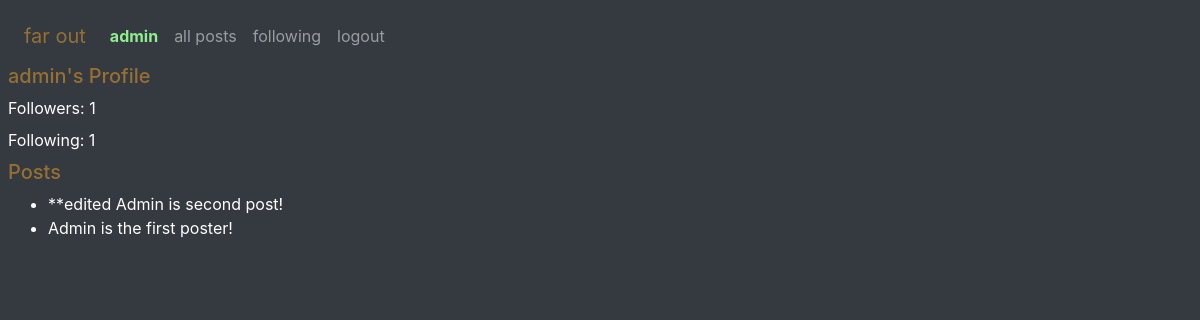
/profile/admin/ (signed in), run on an earlier commit of the app's database.
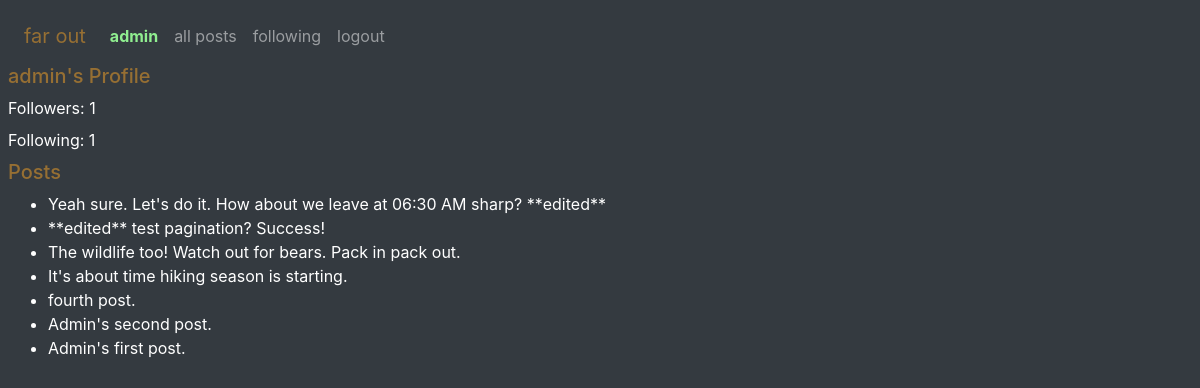
And on a later commit of the database.
### network/models.py (models this page shows, shortened)
class User(AbstractUser):
    followers = models.ManyToManyField('self', symmetrical=False, related_name='following')

class Posts(models.Model):
    user = models.ForeignKey(User, on_delete=models.CASCADE)
    text = models.TextField(max_length=6000)
    timestamp = models.DateTimeField(default=timezone.now)
    post_likes = models.ManyToManyField(User, related_name='post_likes', blank=True)

### network/views.py (the view)
# urls.py: path('profile/<str:username>/', views.profile, name='profile'),
@login_required
def profile(request, username):
    user = request.user
    print(f"{bcolors.WARNING}user (/profile): ", user)
    print(f"{bcolors.WARNING}request.user (/profile): ", request.user)
    profile_user = get_object_or_404(User, username=username)
    followers_count = profile_user.followers.count()
    following_count = profile_user.following.count()
    user_posts = Posts.objects.filter(user=profile_user).order_by('-timestamp')
    is_following = False
    if request.user != profile_user:
        is_following = request.user.following.filter(username=profile_user.username).exists()
    return render(request, "network/profile.html", {
        "user": user,
        "profile_user": profile_user,
        "followers_count": followers_count,
        "following_count": following_count,
        "user_posts": user_posts,
        "is_following": is_following,
    })

### network/templates/network/profile.html (shortened to what this page needs)
{% extends "network/layout.html" %}
{% load static %}
{% block body %}
<h5 style="color: rgba(150, 111, 51, 1);">{{ profile_user.username }}'s Profile</h5>
<p>Followers: {{ followers_count }}</p>
<p>Following: {{ following_count }}</p>
<h5 style="color: rgba(150, 111, 51, 1);">Posts</h5>
<ul>
    {% for post in user_posts %}
        <li>{{ post.text }}</li>
    {% endfor %}
</ul>
{% endblock %}

### network/templates/network/layout.html (shortened to what this page needs)
{% load static %}
<!DOCTYPE html>
<html lang="en">
    <head>
        <link rel="stylesheet" href="https://stackpath.bootstrapcdn.com/bootstrap/4.4.1/css/bootstrap.min.css">
    </head>
    <body class="bg-dark">
        <nav class="navbar navbar-expand-lg navbar-dark bg-dark">
            <a class="navbar-brand" href="{% url 'index' %}" style="color: rgba(150, 111, 51, 1);">far out</a>
            <div>
              <ul class="navbar-nav mr-auto">
                {% if user.is_authenticated %}
                    <li class="nav-item">
                        <a class="nav-link" href="{% url 'profile' user.username %}">
                            <strong style="color: rgba(144, 238, 144, 1)">{{ user.username }}</strong></a>
                    </li>
                {% endif %}
                <li class="nav-item">
                  <a class="nav-link" href="{% url 'index' %}">all posts</a>
                </li>
                {% if user.is_authenticated %}
                    <li class="nav-item">
                        <a class="nav-link" href="{% url 'following_posts' %}">following</a>
                    </li>
                    <li class="nav-item">
                        <a class="nav-link" href="{% url 'logout' %}">logout</a>
                    </li>
                {% endif %}
              </ul>
            </div>
          </nav>
        <div class="body bg-dark">
            {% block body %}
            {% endblock %}
        </div>
    </body>
</html>

### network/templates/network/layout.html (style rules this page uses)
:root { --taosurl: url('https://fatmap-digitiser-assets.imgix.net/collections/c3ab099a-82e6-4b4d-952a-b5d9a1818a46?w=2000&amp;fit=crop&amp;auto=compress%2Cformat'); }
body { color: #fff; background-color: black; padding: 0.5rem; }
a { color: rgba(144, 238, 144, 1); text-decoration: none; cursor: pointer; }
p { margin-bottom: 0.5rem !important }

What changed in the data, as far as the page shows it:
no longer on this page (row edited): Posts: text "**edited Admin is second post!"
added Posts: text "Yeah sure. Let's do it. How about we leave at 06:30 AM sharp? **edited**"
added Posts: text "**edited** test pagination? Success!"
added Posts: text "The wildlife too! Watch out for bears. Pack in pack out."
added Posts: text "It's about time hiking season is starting."
added Posts: text "fourth post."
now on this page (row edited): Posts: text "Admin's second post."
changed Posts: text "Admin is the first poster!" → "Admin's first post."
